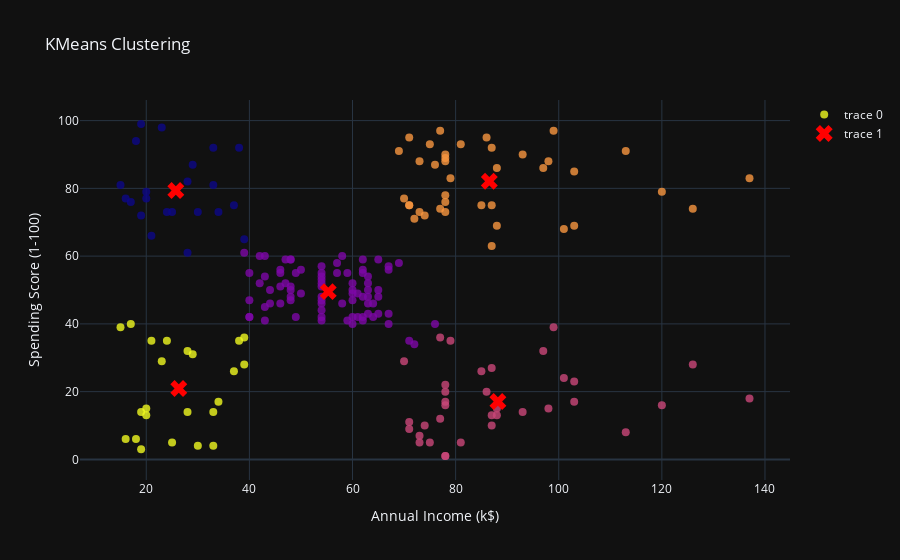

This figure's notebook cell:
### Code cell
# Defining K (number of clusters)
K = 5

# Defining the model
kmeans = KMeans(n_clusters=K)

# Fit the model to the data
kmeans.fit(X)

predictions = kmeans.predict(X)

# create a scatter plot of the data points
fig = go.Figure(data=go.Scatter(x=X[:,0], y=X[:,1], mode='markers', 
                                marker=dict(color=predictions, size=8, opacity=0.8)))

# add the cluster centroids to the plot
centroids = kmeans.cluster_centers_
fig.add_trace(go.Scatter(x=centroids[:,0], y=centroids[:,1], mode='markers',
                         marker=dict(color='red', size=15, symbol='x')))

# update the layout
fig.update_layout(title='KMeans Clustering', xaxis_title='Annual Income (k$)', yaxis_title='Spending Score (1-100)',
                  template='plotly_dark')

# show the plot
fig.show()

### Figure 1 — Plotly figure (JSON) as saved in the notebook; plotly's stock layout.template omitted (floating-point values rounded to 4 significant figures; data arrays with more than 128 entries replaced by an {"elided": "..."} marker saying what was removed)
{"data": [{"marker": {"color": {"elided": "200 int values"}, "opacity": 0.8, "size": 8}, "mode": "markers", "type": "scatter", "x": {"elided": "200 int values"}, "y": {"elided": "200 int values"}}, {"marker": {"color": "red", "size": 15, "symbol": "x"}, "mode": "markers", "type": "scatter", "x": [25.73, 55.3, 88.2, 86.54, 26.3], "y": [79.36, 49.52, 17.11, 82.13, 20.91]}], "layout": {"title": {"text": "KMeans Clustering"}, "xaxis": {"title": {"text": "Annual Income (k$)"}}, "yaxis": {"title": {"text": "Spending Score (1-100)"}}}}
